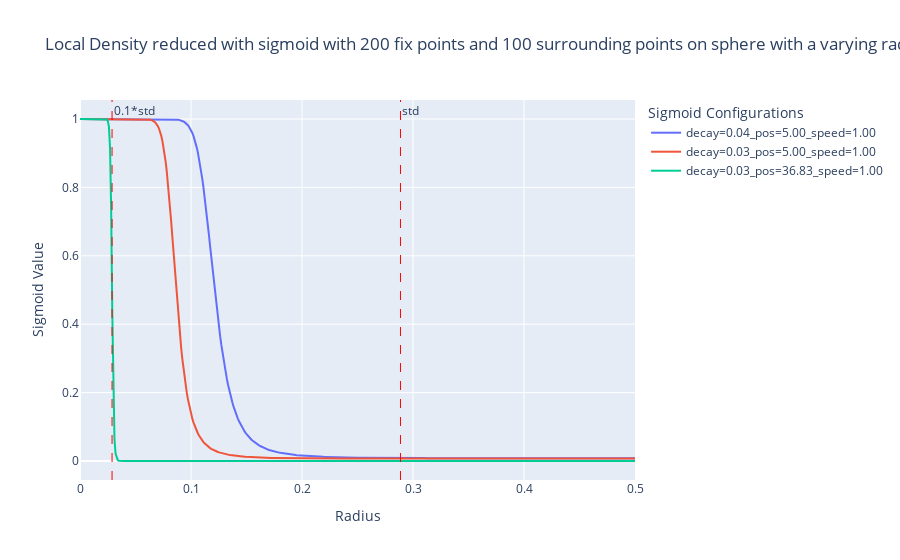

The notebook cell saved with this chart:
### Markdown cell above
### Varying sigmoid parameters for local density on varying mean distance

### Code cell
# Characteristic qtt
std_decay = 0.1*fix_points.std()
avg_combined_score = (
    n_sphere_points * np.exp(-1)
    + np.sum(np.exp(-fix_distances / std_decay))
)

# Define sigmoid configurations
sigmoid_configs = [
    {'pos': 5,  'speed': 1,   'decay': 0.04},
    {'pos': 5,  'speed': 1,   'decay': 0.1 * fix_points.std()},
    {'pos': avg_combined_score,  'speed': 1,   'decay': 0.1*fix_points.std()},
]

# Compute variation of cumulated scores reduced with a sigmoid for each configuration
y_sigmoid = []
for config in sigmoid_configs:
    combined_scores = (
        n_sphere_points * np.exp(-radii / config['decay'])
        + np.sum(np.exp(-fix_distances / config['decay']))
    )
    
    y_sigmoid.append(sigmoid(combined_scores, config['pos'], config['speed'], increasing=True))

# Create a plot using Plotly
fig = go.Figure()

# Add a line for each sigmoid configuration
for i, y_values in enumerate(y_sigmoid):
    config = sigmoid_configs[i]
    fig.add_trace(go.Scatter(
        x=radii, 
        y=y_values, 
        mode='lines', 
        name=f"decay={config['decay']:.2f}_pos={config['pos']:.2f}_speed={config['speed']:.2f}"
    ))
fig.add_vline(
    x=fix_points.std(), 
    line_width=1, line_dash="dash", line_color="red", 
    annotation_text='std', annotation_position="top right"
)
fig.add_vline(
    x=0.1*fix_points.std(), 
    line_width=1, line_dash="dash", line_color="red", 
    annotation_text='0.1*std', annotation_position="top right"
)

# Update layout for better visualization
fig.update_layout(
    title=f'Local Density reduced with sigmoid with {n_fix_points} fix points and {n_sphere_points} surrounding points on sphere with a varying radius',
    xaxis_title='Radius',
    yaxis_title='Sigmoid Value',
    legend_title='Sigmoid Configurations'
)

# Show plot
fig.show()

### Figure 1 — Plotly figure (JSON) as saved in the notebook; plotly's stock layout.template omitted (floating-point values rounded to 4 significant figures; data arrays with more than 128 entries replaced by an {"elided": "..."} marker saying what was removed)
{"data": [{"mode": "lines", "name": "decay=0.04_pos=5.00_speed=1.00", "type": "scatter", "x": {"elided": "500 float values"}, "y": {"elided": "500 float values"}}, {"mode": "lines", "name": "decay=0.03_pos=5.00_speed=1.00", "type": "scatter", "x": {"elided": "500 float values"}, "y": {"elided": "500 float values"}}, {"mode": "lines", "name": "decay=0.03_pos=36.83_speed=1.00", "type": "scatter", "x": {"elided": "500 float values"}, "y": {"elided": "500 float values"}}], "layout": {"annotations": [{"showarrow": false, "text": "std", "x": 0.2887, "xanchor": "left", "xref": "x", "y": 1, "yanchor": "top", "yref": "y domain"}, {"showarrow": false, "text": "0.1*std", "x": 0.02887, "xanchor": "left", "xref": "x", "y": 1, "yanchor": "top", "yref": "y domain"}], "legend": {"title": {"text": "Sigmoid Configurations"}}, "shapes": [{"line": {"color": "red", "dash": "dash", "width": 1}, "type": "line", "x0": 0.2887, "x1": 0.2887, "xref": "x", "y0": 0, "y1": 1, "yref": "y domain"}, {"line": {"color": "red", "dash": "dash", "width": 1}, "type": "line", "x0": 0.02887, "x1": 0.02887, "xref": "x", "y0": 0, "y1": 1, "yref": "y domain"}], "title": {"text": "Local Density reduced with sigmoid with 200 fix points and 100 surrounding points on sphere with a varying radius"}, "xaxis": {"title": {"text": "Radius"}}, "yaxis": {"title": {"text": "Sigmoid Value"}}}}
